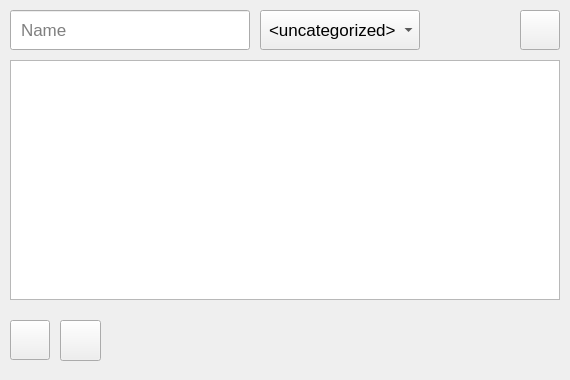
<?xml version="1.0" encoding="UTF-8"?>
<ui version="4.0">
 <class>DeckEditor</class>
 <widget class="QWidget" name="DeckEditor">
  <property name="geometry">
   <rect>
    <x>0</x>
    <y>0</y>
    <width>570</width>
    <height>380</height>
   </rect>
  </property>
  <property name="minimumSize">
   <size>
    <width>570</width>
    <height>380</height>
   </size>
  </property>
  <property name="maximumSize">
   <size>
    <width>570</width>
    <height>380</height>
   </size>
  </property>
  <property name="windowTitle">
   <string>Deck Editor</string>
  </property>
  <widget class="QPushButton" name="add_button">
   <property name="geometry">
    <rect>
     <x>10</x>
     <y>320</y>
     <width>40</width>
     <height>40</height>
    </rect>
   </property>
   <property name="cursor">
    <cursorShape>PointingHandCursor</cursorShape>
   </property>
   <property name="toolTip">
    <string>Add flashcard to the deck</string>
   </property>
   <property name="text">
    <string/>
   </property>
   <property name="icon">
    <iconset>
     <normaloff>../../assets/add.png</normaloff>../../assets/add.png</iconset>
   </property>
   <property name="iconSize">
    <size>
     <width>24</width>
     <height>24</height>
    </size>
   </property>
  </widget>
  <widget class="QPushButton" name="delete_button">
   <property name="geometry">
    <rect>
     <x>60</x>
     <y>320</y>
     <width>41</width>
     <height>41</height>
    </rect>
   </property>
   <property name="cursor">
    <cursorShape>PointingHandCursor</cursorShape>
   </property>
   <property name="toolTip">
    <string>Delete flashcard from the deck</string>
   </property>
   <property name="text">
    <string/>
   </property>
   <property name="icon">
    <iconset>
     <normaloff>../../assets/minus.png</normaloff>../../assets/minus.png</iconset>
   </property>
   <property name="iconSize">
    <size>
     <width>24</width>
     <height>24</height>
    </size>
   </property>
  </widget>
  <widget class="QLineEdit" name="name_line">
   <property name="geometry">
    <rect>
     <x>10</x>
     <y>10</y>
     <width>240</width>
     <height>40</height>
    </rect>
   </property>
   <property name="font">
    <font>
     <pointsize>13</pointsize>
    </font>
   </property>
   <property name="styleSheet">
    <string notr="true">QLineEdit {
padding-left: 8px;
}</string>
   </property>
   <property name="placeholderText">
    <string>Name</string>
   </property>
  </widget>
  <widget class="QComboBox" name="category_combo_box">
   <property name="geometry">
    <rect>
     <x>260</x>
     <y>10</y>
     <width>160</width>
     <height>40</height>
    </rect>
   </property>
   <property name="font">
    <font>
     <pointsize>13</pointsize>
    </font>
   </property>
   <property name="toolTip">
    <string>Select category</string>
   </property>
   <property name="styleSheet">
    <string notr="true">QComboBox {
padding-left: 8px;
}</string>
   </property>
   <property name="placeholderText">
    <string/>
   </property>
   <item>
    <property name="text">
     <string>&lt;uncategorized&gt;</string>
    </property>
   </item>
  </widget>
  <widget class="QTableView" name="view">
   <property name="geometry">
    <rect>
     <x>10</x>
     <y>60</y>
     <width>550</width>
     <height>240</height>
    </rect>
   </property>
  </widget>
  <widget class="QPushButton" name="save_button">
   <property name="geometry">
    <rect>
     <x>520</x>
     <y>10</y>
     <width>40</width>
     <height>40</height>
    </rect>
   </property>
   <property name="toolTip">
    <string>Save changes</string>
   </property>
   <property name="text">
    <string/>
   </property>
   <property name="icon">
    <iconset>
     <normaloff>../../assets/save.png</normaloff>../../assets/save.png</iconset>
   </property>
   <property name="iconSize">
    <size>
     <width>24</width>
     <height>24</height>
    </size>
   </property>
  </widget>
 </widget>
 <resources/>
 <connections/>
</ui>
